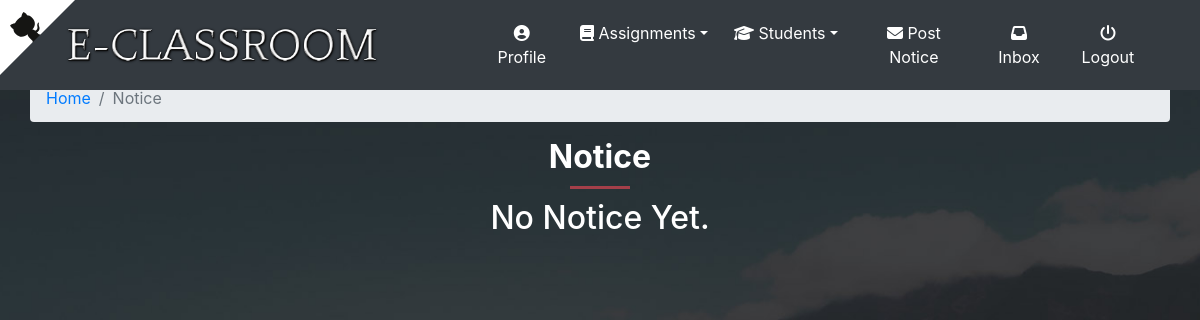
The app's page /classroom/student/2/class_notice (signed in), older data.
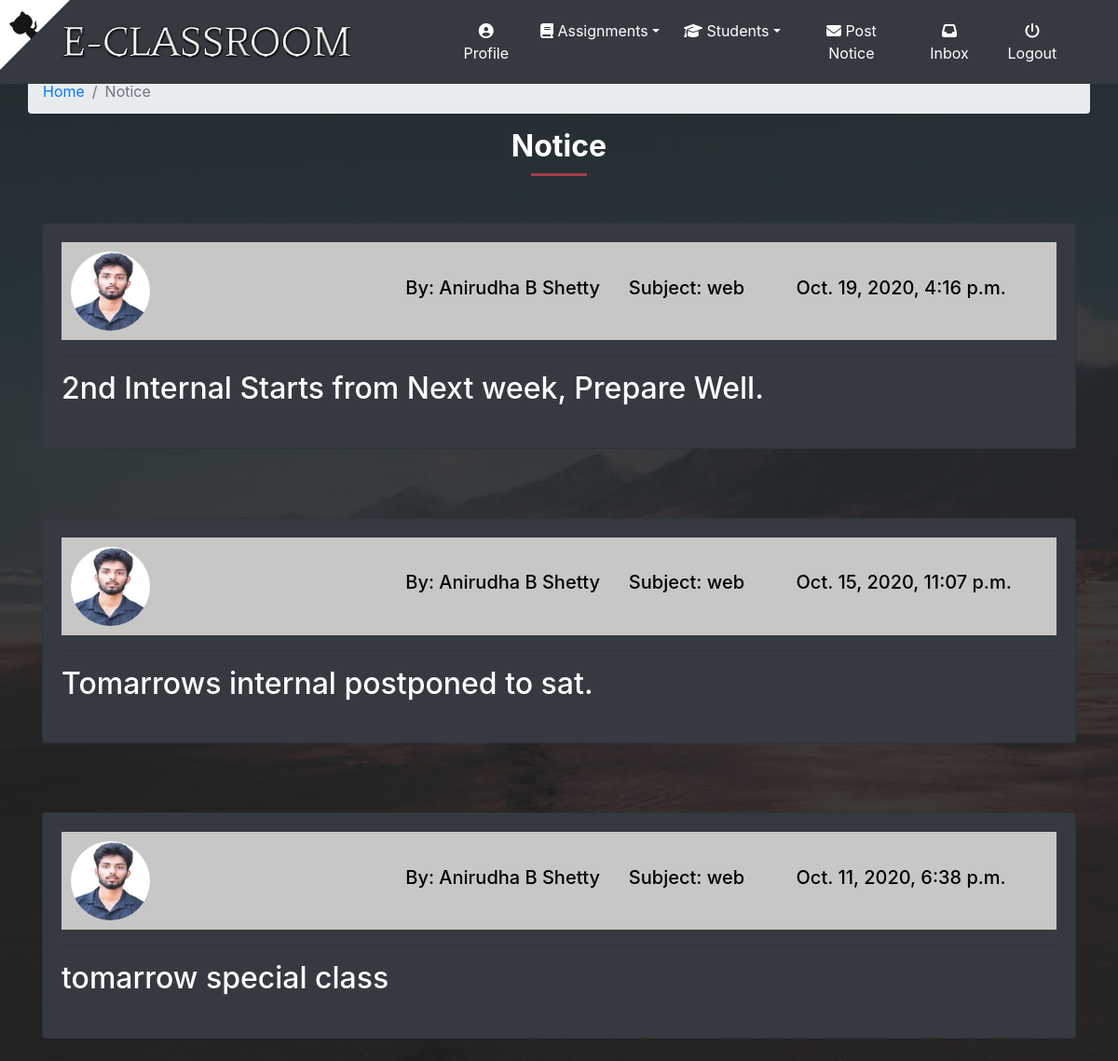
The same page, newer data.
### classroom/models.py (models this page shows, shortened)
class ClassNotice(models.Model):
    teacher = models.ForeignKey(Teacher,related_name='teacher',on_delete=models.CASCADE)
    students = models.ManyToManyField(Student,related_name='class_notice')
    created_at = models.DateTimeField(auto_now=True)
    message = models.TextField()
    message_html = models.TextField(editable=False)
    class Meta:
        ordering = ['-created_at']
        unique_together = ['teacher','message']

class Teacher(models.Model):
    user = models.OneToOneField(User,on_delete=models.CASCADE,primary_key=True,related_name='Teacher')
    name = models.CharField(max_length=250)
    subject_name = models.CharField(max_length=250)
    email = models.EmailField(max_length=254)
    phone = models.IntegerField()
    teacher_profile_pic = models.ImageField(upload_to="classroom/teacher_profile_pic",blank=True)
    class_students = models.ManyToManyField(Student,through="StudentsInClass")

### classroom/views.py (the view)
@login_required
def class_notice(request,pk):
    student = get_object_or_404(models.Student,pk=pk)
    return render(request,'classroom/class_notice_list.html',{'student':student})

### template/classroom/class_notice_list.html
{% extends 'classroom/base.html' %}
{% load static %}
{% block content %}
<div class="container ">
		<div class="row">
            <ol class="col-12 breadcrumb">
                <li class="breadcrumb-item"><a href="{% url 'home' %}">Home</a></li>
                <li class="breadcrumb-item active">Notice</li>
            </ol>
        </div>
       <div class="section-heading">
            <h2>Notice</h2>
            <div class="line-dec"></div>
          </div>
  {% if student.class_notice.count == 0 %}
  <h2 class="text-center">No Notice Yet.</h2>
  {% else %}
  {% for notice in student.class_notice.all %}
  <div class="notice">
  <div class="row">
    <div class="col-12 col-md-12">
<div class="card card-body bg-dark">
      <div class="notice-details">
        <div class="row align-items-center">
        <div class="col-2">
          {% if notice.teacher.teacher_profile_pic %}
      <img src="{{ notice.teacher.teacher_profile_pic.url }}" class="notice-img">
      {% else %}
      <img src="{% static 'images/t_profile.png' %}" class="notice-img">
      {% endif %}
        </div>
<div class="offset-2 col-8">
    <div class="row">
        <div class="col-md-4">
          <h5>By: {{ notice.teacher.name }}</h5>
        </div>
        <div class="col-md-3">
          <h5>Subject: {{ notice.teacher.subject_name }}</h5>
        </div>
        <div class="col-md-5">
          <h5>{{ notice.created_at }}</h5>
        </div>
        </div>
 </div>
 </div>
        </div>
        <hr>
        <h2 class="text-white">{{ notice.message_html|safe }}</h2>
        </div>
    </div>
  </div>
  </div>
  <br>
  {% endfor %}
  {% endif %}
</div>
{% endblock %}

### template/classroom/base.html (shortened to what this page needs)
<!DOCTYPE html>
{% load static %}
<html lang="en" dir="ltr">
  <head>
	<link rel="stylesheet" href="https://stackpath.bootstrapcdn.com/bootstrap/4.3.1/css/bootstrap.min.css"
>
	<link rel="stylesheet" href="https://pro.fontawesome.com/releases/v5.10.0/css/all.css"
/>
	<link rel="stylesheet" href=" https://cdnjs.cloudflare.com/ajax/libs/bootstrap-social/5.1.1/bootstrap-social.min.css "/>
    <link rel="stylesheet" href="{% static 'css/base.css' %}">
    <link rel="stylesheet" href="https://pro.fontawesome.com/releases/v5.10.0/css/all.css">
</head>
<body class="bg " style="background-image: url({% static 'images/bg.jpg' %}); " >
    <nav class="navbar navbar-expand-md navbar-dark fixed-top bg-dark">
           <div class="container ">
    <div class="d-none d-lg-block">
        <a href="https://github.com/ab007shetty/eClassroom" target="_blank" class="github-corner" aria-label="View source on GitHub"></a>
    </div>
         <div class="col-9 col-md-4">
         <a class="navbar-brand" href="{% url 'home' %}"><img class="img-fluid" width="100%"  src="{% static 'images/nav.png' %}" alt=""></a>
        </div>
      <div class=" collapse navbar-collapse" id="navbarsExampleDefault">
        <ul class="navbar-nav mr-auto bg-dark offset-lg-1" >
        {% if user.is_authenticated %}
        {% if user.is_teacher%}
          <li class="nav-item active">
         <a class="nav-link" href="{% url 'classroom:teacher_detail' pk=user.pk %}"><i class="fa fa-user-circle"></i> Profile</a>
          </li>
         <li class="nav-item dropdown active">
            <a class="nav-link dropdown-toggle" href="http://example.com" id="dropdown01" data-toggle="dropdown" aria-haspopup="true" aria-expanded="false"><i class="fa fa-book"></i> Assignments</a>
          <li class="nav-item dropdown active">
    <a class="nav-link dropdown-toggle" href="http://example.com" id="dropdown01" data-toggle="dropdown" aria-haspopup="true" aria-expanded="false"><i class="fa fa-graduation-cap"></i> Students</a>
          </li>
           <li class="nav-item active">
           <a class="nav-link" href="{% url 'classroom:write_notice' %}"><i class="fa fa-envelope"></i> Post Notice</a>
          </li>
           <li class="nav-item active">
           <a class="nav-link" href="{% url 'classroom:messages_list' pk=user.pk %}"><i class="fa fa-inbox"></i> Inbox</a>
          </li>
     {% endif %}
           <li class="nav-item active">
           <a class="nav-link" href="{% url 'classroom:logout' %}"><i class="fa fa-power-off"></i> Logout</a>
          </li>
     {% endif %}
        </ul>
</div>
      </div>
    </nav>
<div class="text-white">
     <br>
{% block content %}
{% endblock %}
</div>
	</body>
</html>

### static/css/base.css (style rules this page uses)
nav { width: 100%; background: #00316b; margin-bottom: 0; }
ul { width: 100%; margin: 0 auto; padding: 0; display: none; margin-bottom: 0; background: #00316b; }
ul li { list-style: none; display: block; padding: 5px; text-align: center; margin: 0; }
ul li a { color: #fff; text-decoration: none; display: block; }
.active { display: block; }
.notice { margin-top: 50px; }
.notice .notice-details { background: #c7c7c5; padding: 10px; color: black; }
.notice .notice-img { width:85px; height:85px; border-radius: 50%; }
.section-heading { text-align: center; }
.section-heading h2 { font-size: 32px; font-weight: 700; color: #fff; }
.section-heading .line-dec { width: 60px; height: 3px; background-color: #a43f49; margin: 10px auto; }
.bg { height: 100%; background-attachment: fixed; background-position: center; background-repeat: no-repeat; background-size: cover; }

Row changes from the older to the newer data that the page shows:
added ClassNotice: teacher.teacher_profile_pic (picture), teacher.name "Anirudha B Shetty", teacher.subject_name "web", created_at "Oct. 19, 2020, 4:16 p.m.", message_html "2nd Internal Starts from Next week, Prepare Well."
added ClassNotice: teacher.teacher_profile_pic (picture), teacher.name "Anirudha B Shetty", teacher.subject_name "web", created_at "Oct. 15, 2020, 11:07 p.m.", message_html "Tomarrows internal postponed to sat."
added ClassNotice: teacher.teacher_profile_pic (picture), teacher.name "Anirudha B Shetty", teacher.subject_name "web", created_at "Oct. 11, 2020, 6:38 p.m.", message_html "tomarrow special class"
Text that changed along with them:
text no longer shown: "No Notice Yet."
